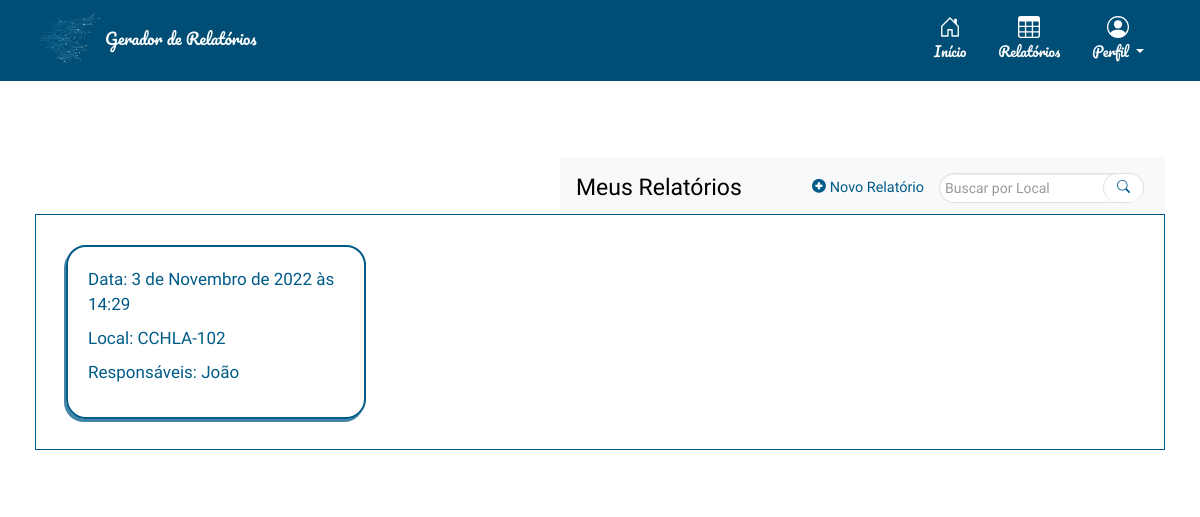
Before: / (signed in) with the older database file.
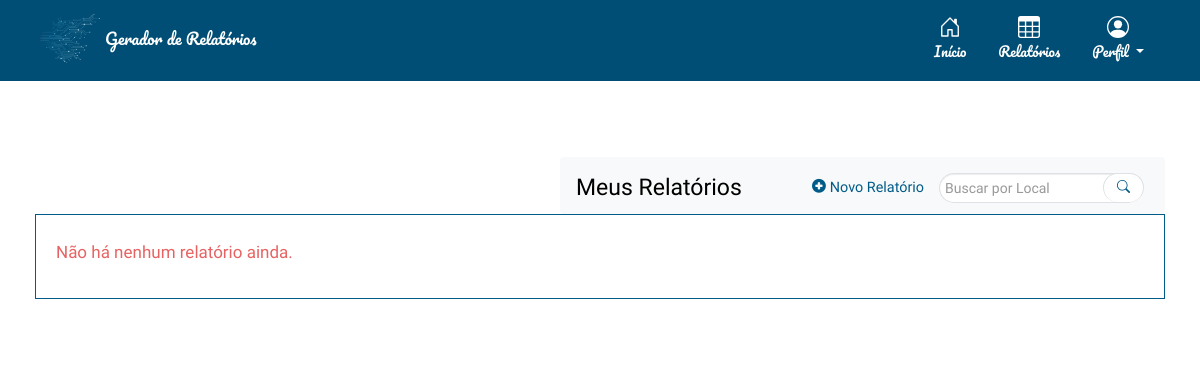
After: the same page with the newer database file.
### relatorio/models.py (models this page shows)
class Relatorio(models.Model):
    autor = models.ForeignKey(User, default=None, on_delete=models.CASCADE)
    data = models.DateTimeField()
    local = models.CharField(max_length=255)
    temperatura = models.IntegerField()
    clima = models.CharField(max_length=255)
    responsaveis = models.TextField(blank=True)
    qualiprof = models.CharField(max_length=255, default='')
    riscos = models.CharField(max_length=255, default='[]')
    equipamentos = models.CharField(max_length=255, default='[]')
    sinalizacao = models.CharField(max_length=255, default='[]')
    desligamento = models.CharField(max_length=4, default='')
    integridade = models.CharField(max_length=4, default='')
    dialogo = models.CharField(max_length=4, default='')
    curso_nr = models.CharField(max_length=4, default='')
    conferido = models.CharField(max_length=4, default='')
    delimitar_area = models.CharField(max_length=4, default='')
    auxconces = models.CharField(max_length=4, default='')
    tensao = models.CharField(max_length=4, default='')
    aterramento = models.CharField(max_length=4, default='')
    altura = models.CharField(max_length=4, default='')
    cinto_seg = models.CharField(max_length=4, default='')
    requi_seg = models.CharField(max_length=4, default='')
    reavaliacao = models.CharField(max_length=4, default='')
    tempambiente = models.CharField(max_length=255, default='')
    condambiente = models.CharField(max_length=255, default='')
    altitude = models.CharField(max_length=255, default='')
    presagua = models.CharField(max_length=255, default='')
    pressolidos = models.CharField(max_length=255, default='')
    pressubst = models.CharField(max_length=255, default='')
    solmecanicas = models.CharField(max_length=255, default='')
    presmofo = models.CharField(max_length=255, default='')
    presfauna = models.CharField(max_length=255, default='')
    infleletro = models.CharField(max_length=255, default='')
    radsolar = models.CharField(max_length=255, default='')
    descatm = models.CharField(max_length=255, default='')
    movdoar = models.CharField(max_length=255, default='')
    vento = models.CharField(max_length=255, default='')
    competencia = models.CharField(max_length=255, default='')
    reseletr = models.CharField(max_length=255, default='')
    contpessoas = models.CharField(max_length=255, default='')
    condfuga = models.CharField(max_length=255, default='')
    natmatpr = models.CharField(max_length=255, default='')
    natmatcons = models.CharField(max_length=255, default='')
    classestr = models.CharField(max_length=255, default='')
    documentacao = models.CharField(max_length=255, default='')
    ambientesofreu = models.CharField(max_length=255, default='')
    instalacaoinspecionada = models.CharField(max_length=255, default='')
    linhaseletricasdisp = models.CharField(max_length=255, default='')
    compinstalacao = models.CharField(max_length=255, default='')
    linhaseletricascorr = models.CharField(max_length=255, default='')
    tomadasdeforca = models.CharField(max_length=255, default='')
    qtdesufitomadas = models.CharField(max_length=255, default='')
    instlquadist = models.CharField(max_length=255, default='')
    novoscircuitos = models.CharField(max_length=255, default='')
    advquadist = models.CharField(max_length=255, default='')
    dispprotecaoident = models.CharField(max_length=255, default='')
    protcircuitos = models.CharField(max_length=255, default='')
    barramentoquadist = models.CharField(max_length=255, default='')
    bitola = models.CharField(max_length=255, default='')
    condutident = models.CharField(max_length=255, default='')
    disjundif = models.CharField(max_length=255, default='')
    dispprotecaosurtos = models.CharField(max_length=255, default='')
    servseguranca = models.CharField(max_length=255, default='')
    esqaterramento = models.CharField(max_length=255, default='')
    reservadeenergia = models.CharField(max_length=255, default='')
    fontseguranca = models.CharField(max_length=255, default='')
    paralelismo = models.CharField(max_length=255, default='')
    capbarramento = models.PositiveSmallIntegerField(default=0)
    protgeral = models.PositiveSmallIntegerField(default=0)
    protdr = models.PositiveSmallIntegerField(default=0)
    protdps = models.PositiveSmallIntegerField(default=0)
    vab = models.PositiveSmallIntegerField(default=0)
    van = models.PositiveSmallIntegerField(default=0)
    ia= models.PositiveSmallIntegerField(default=0)
    vbc = models.PositiveSmallIntegerField(default=0)
    vbn = models.PositiveSmallIntegerField(default=0)
    ib= models.PositiveSmallIntegerField(default=0)
    vca = models.PositiveSmallIntegerField(default=0)
    vcn = models.PositiveSmallIntegerField(default=0)
    ic= models.PositiveSmallIntegerField(default=0)
    continuidade = models.CharField(max_length=255, default='')
    resistencia = models.CharField(max_length=255, default='')
    selvpelv = models.CharField(max_length=255, default='')
    verificacao = models.CharField(max_length=255, default='')
    ensaiodetensao = models.CharField(max_length=255, default='')
    ensaiodefunc = models.CharField(max_length=255, default='')

### relatorio/views.py (the view)
# urls.py: path('', relatorio_views.relatorio_list, name="home"),
@login_required(login_url="/accounts/login/")
def relatorio_list(request):
    usuario = request.user
    if(request.method=='POST'):
        busca = request.POST['busca']
        relatorios = Relatorio.objects.filter(autor=usuario, local__contains=busca).order_by('data')
        return render(request, 'relatorio/relatorio_list.html', {'relatorios': relatorios, 'busca':busca})
    relatorios = Relatorio.objects.filter(autor=usuario).order_by('data')
    return render(request, 'relatorio/relatorio_list.html', {'relatorios': relatorios})

### relatorio/templates/relatorio/relatorio_list.html (shortened to what this page needs)
{% extends 'base_layout.html' %}
{% block content %}
<div id="relatorios-lista" class="container-fluid">
        <br>
        <nav class="navbar navbar-expand-lg bg-light" id="relatorio-list-desktopnav">
            <a class="navbar-brand" href="#">Meus Relatórios</a>
            <div class="collapse navbar-collapse" id="navbarSupportedContent">
              <ul class="navbar-nav mr-auto">
                <li class="nav-item active">
                    <a name="botao-icon" class="nav-link" href="{% url 'relatorio:cria' %}">
                        <span class="glyphicon glyphicon-plus-sign"></span>
                        Novo Relatório
                    </a>
                </li>
                <li class="nav-item active">
                  <div class="input-group" id="desktop-busca">
                    <form method=POST action="{% url 'home' %}" class="form-inline my-2 my-lg-0">
                    <input class="form-control border-end-0 border rounded-pill" id="buscalocal" type="search" placeholder="Buscar por Local" aria-label="Search" name="busca">
                    <span class="input-group-append">
                        <button class="btn btn-outline-secondary bg-white border-bottom-0 border rounded-pill ms-n5" id="searchbutton" type="submit">
                          <svg class="bi d-block mx-auto mb-1" width="15" height="13"><use xlink:href="#search"/></svg>
                        </button>
                    </span>
                    </form>
                  </div>
                </li>
              </ul>
            </div>
          </nav>
    <div id="relatorios"  class="container-fluid">
        {% if not relatorios %}
            {% if busca %}
                <br>
                <p style="margin-left: 20px;">  Sua busca por <span style="color:rgba(221, 33, 33, 0.705);">' {{ busca }} '</span> não encontrou resultados.</p>
                <br>
            {% else %}
                <br>
                <p style="margin-left: 20px; color:rgba(221, 33, 33, 0.705);">  Não há nenhum relatório ainda.</p>
                <br>
            {% endif %}
        {% else %}
            {% for relatorio in relatorios %}
            <a href="{% url 'relatorio:visualiza' rel_id=relatorio.id %}">
                <div id="relatorio" class="container-fluid">
                    <p>Data: {{ relatorio.data }}</p>
                    <p>Local: {{ relatorio.local }}</p>
                    <p class="obs">Responsáveis: {{ relatorio.responsaveis }}</p>
                </div>
            </a>
            {% endfor %}
        {% endif %}
        </div>
    </div>
</div>
{% endblock %}

Changed rows visible on the page:
removed Relatorio: data "3 de Novembro de 2022 às 14:29", local "CCHLA-102", responsaveis "João"
Other visible differences:
text now shown: "Não há nenhum relatório ainda."
